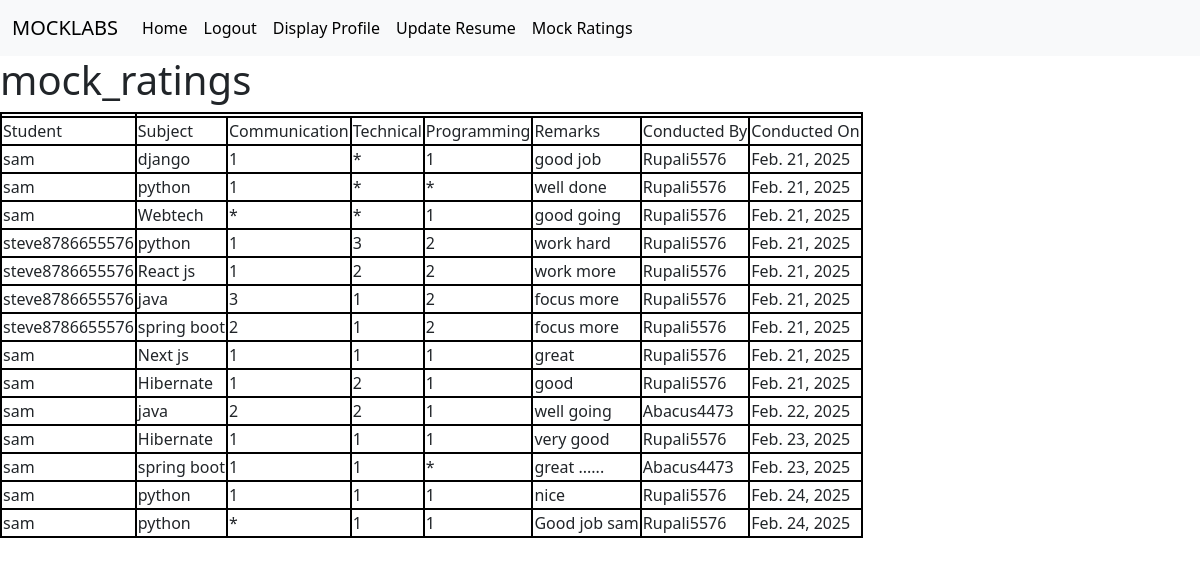
Screenshot of /student/mock_ratings (signed in) with the database file from the repository.
### HR/models.py (models this page shows, shortened)
class Ratings(models.Model):
    raatings=[
        ('*', '*'),
        ('1', '1'),
        ('2', '2'),
        ('3', '3')
    ]
    student=models.ForeignKey(User, on_delete=models.CASCADE, related_name='rating')
    subjects=models.CharField(max_length=50, choices=sub, default='python')
    communication=models.CharField(max_length=50, choices=raatings, default='1')
    technical=models.CharField(max_length=50, choices=raatings, default='1')
    programming=models.CharField(max_length=50, choices=raatings, default='1')
    remarks=models.CharField(max_length=200)
    conducted_by=models.ForeignKey(User, on_delete=models.CASCADE, related_name='by')
    conducted_on=models.DateField(auto_now=True, auto_now_add=False)

### student/views.py (the view)
    def inner(request,*args, **kwargs):
        un=request.session.get('username')
        if un:
            print(un)
            return func(request, *args,**kwargs)
        return HttpResponseRedirect(reverse('student_login'))

### student/views.py (called while the page is built)
def login_required(func):
    def inner(request,*args, **kwargs):
        un=request.session.get('username')
        if un:
            print(un)
            return func(request, *args,**kwargs)
        return HttpResponseRedirect(reverse('student_login'))
    return inner

@login_required
def mock_ratings(request):
    all_ratings=Ratings.objects.all()
    d={'all_ratings' : all_ratings}
    return render(request, 'student/mock_ratings.html',d)

### templates/student/mock_ratings.html (shortened to what this page needs)
{% extends "student/base.html" %}
{% block content %}
<h1>mock_ratings</h1>
<table>
    <th>
        <tr>
            <td>Student</td>
            <td>Subject</td>
            <td>Communication</td>
            <td>Technical</td>
            <td>Programming</td>
            <td>Remarks</td>
            <td>Conducted By</td>
            <td>Conducted On</td>
        </tr>
    </th>
    {% for rating in all_ratings %}
    <tr>
        <td>{{rating.student}}</td>
        <td>{{rating.subjects}}</td>
        <td>{{rating.communication}}</td>
        <td>{{rating.technical}}</td>
        <td>{{rating.programming}}</td>
        <td>{{rating.remarks}}</td>
        <td>{{rating.conducted_by }}</td>
        <td>{{rating.conducted_on}}</td>
    </tr>
    {% endfor %}
</table>
{% endblock content %}

### templates/student/base.html (shortened to what this page needs)
<!DOCTYPE html>
<html lang="en">
<head>
    <link href="https://cdn.jsdelivr.net/npm/bootstrap@5.3.3/dist/css/bootstrap.min.css" rel="stylesheet">
</head>
<body>
    <nav class="navbar navbar-expand-lg bg-body-tertiary">
  <div class="container-fluid">
    <a class="navbar-brand" href="{% url 'student_home' %}">MOCKLABS</a>
    <div class="collapse navbar-collapse" id="navbarNav">
      <ul class="navbar-nav">
        <li class="nav-item">
          <a class="nav-link active" aria-current="page" href="{% url 'student_home' %}">Home</a>
        </li>
        {% if user.is_authenticated %}
        <li class="nav-item">
          <a class="nav-link active" aria-current="page" href="{% url 'student_logout' %}">Logout</a>
        </li>
        <li class="nav-item">
          <a class="nav-link active" aria-current="page" href="{% url 'student_display_profile' %}">Display Profile</a>
        </li>
        <li class="nav-item">
          <a class="nav-link active" aria-current="page" href="">Update Resume</a>
        </li>
        <li class="nav-item">
          <a class="nav-link active" aria-current="page" href="{% url 'mock_ratings' %}">Mock Ratings</a>
        </li>
        {% endif %}
      </ul>
    </div>
  </div>
</nav>
    {% block content %}
    {% endblock content %}
</body>
</html>

### templates/student/mock_ratings.html (style rules this page uses)
table, th, tr, td { border: 2px solid black; border-collapse: collapse; }

### rows the page displays
Ratings: student "sam", subjects "django", communication "1", technical "*", programming "1", remarks "good job", conducted_by "Rupali5576", conducted_on "Feb. 21, 2025"
Ratings: student "sam", subjects "python", communication "1", technical "*", programming "*", remarks "well done", conducted_by "Rupali5576", conducted_on "Feb. 21, 2025"
Ratings: student "sam", subjects "Webtech", communication "*", technical "*", programming "1", remarks "good going", conducted_by "Rupali5576", conducted_on "Feb. 21, 2025"
Ratings: student "steve8786655576", subjects "python", communication "1", technical "3", programming "2", remarks "work hard", conducted_by "Rupali5576", conducted_on "Feb. 21, 2025"
Ratings: student "steve8786655576", subjects "React js", communication "1", technical "2", programming "2", remarks "work more", conducted_by "Rupali5576", conducted_on "Feb. 21, 2025"
Ratings: student "steve8786655576", subjects "java", communication "3", technical "1", programming "2", remarks "focus more", conducted_by "Rupali5576", conducted_on "Feb. 21, 2025"
Ratings: student "steve8786655576", subjects "spring boot", communication "2", technical "1", programming "2", remarks "focus more", conducted_by "Rupali5576", conducted_on "Feb. 21, 2025"
Ratings: student "sam", subjects "Next js", communication "1", technical "1", programming "1", remarks "great", conducted_by "Rupali5576", conducted_on "Feb. 21, 2025"
Ratings: student "sam", subjects "Hibernate", communication "1", technical "2", programming "1", remarks "good", conducted_by "Rupali5576", conducted_on "Feb. 21, 2025"
Ratings: student "sam", subjects "java", communication "2", technical "2", programming "1", remarks "well going", conducted_by "Abacus4473", conducted_on "Feb. 22, 2025"
Ratings: student "sam", subjects "Hibernate", communication "1", technical "1", programming "1", remarks "very good", conducted_by "Rupali5576", conducted_on "Feb. 23, 2025"
Ratings: student "sam", subjects "spring boot", communication "1", technical "1", programming "*", remarks "great ......", conducted_by "Abacus4473", conducted_on "Feb. 23, 2025"
Ratings: student "sam", subjects "python", communication "1", technical "1", programming "1", remarks "nice", conducted_by "Rupali5576", conducted_on "Feb. 24, 2025"
Ratings: student "sam", subjects "python", communication "*", technical "1", programming "1", remarks "Good job sam", conducted_by "Rupali5576", conducted_on "Feb. 24, 2025"
